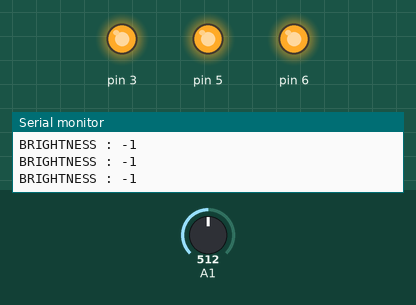
Recording of a sketch running on a simulated Arduino Uno, built with avr-gcc and run on an emulated ATmega328P. Parts: output pins drawn as LEDs (lit = HIGH), the last lines printed to the serial monitor. The inputs (shaded band) are chosen by the test bench; at power-on: A1 = 512.

Above: at 3.2 s.
3.3 s: A1 set to 306
At 4.2 s:
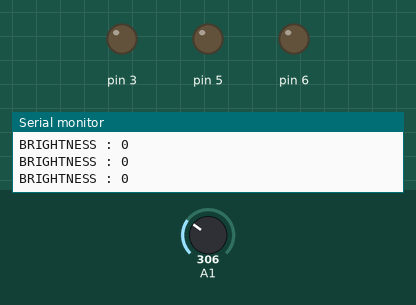
6.3 s: A1 set to 315
At 6.9 s:
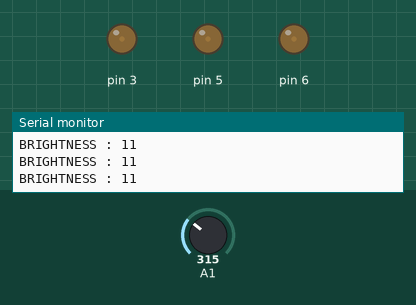
7.8 s: A1 set to 511
At 8.8 s:
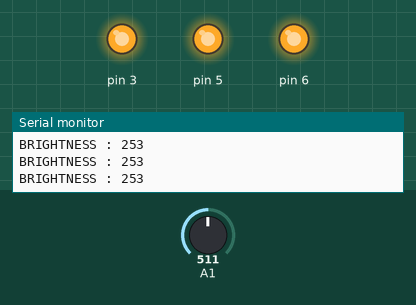
Timing chart, 0 to 10.8 s (numbered marks = the images above; inputs shaded):
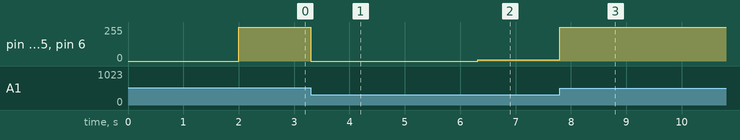

Measured:
- after the input at 3.3 s, pin 3, pin 5, pin 6: 255/255 → 0/255 at once
- after the input at 6.3 s, pin 3, pin 5, pin 6: 0/255 → 11/255 at once
- after the input at 7.8 s, pin 3, pin 5, pin 6: 11/255 → 253/255 at once

The sketch:

LDR_Modulated_LIGHTS_MAP.ino
```cpp
// the setup routine runs once when you press reset:
void setup() {
  // initialize serial communication at 9600 bits per second:
  Serial.begin(9600);
  Serial.println("Sensor Calibration");
  delay(1000);
  Serial.println("Sensor Ready");
  delay(1000);
  pinMode(3, OUTPUT);
  pinMode(5, OUTPUT);
  pinMode(6, OUTPUT);
}
int sensorMax=-1;
int sensorMin=10000;
// the loop routine runs over and over again forever:
void loop() {
  // read the input on analog pin 0:
  int sensorValue = analogRead(A1);
  if(sensorValue > sensorMax)
    sensorMax = sensorValue;
  if(sensorValue < sensorMin)
    sensorMin = sensorValue;
  int brightness = map(sensorValue,sensorMin,sensorMax,0,255);
  analogWrite(3,brightness);
  analogWrite(5,brightness);
  analogWrite(6,brightness);
  // print out the value you read:
//  Serial.println(sensorValue);
  Serial.print("BRIGHTNESS : ");
  Serial.println(brightness);
  delay(10);        // delay in between reads for stability
}
```
